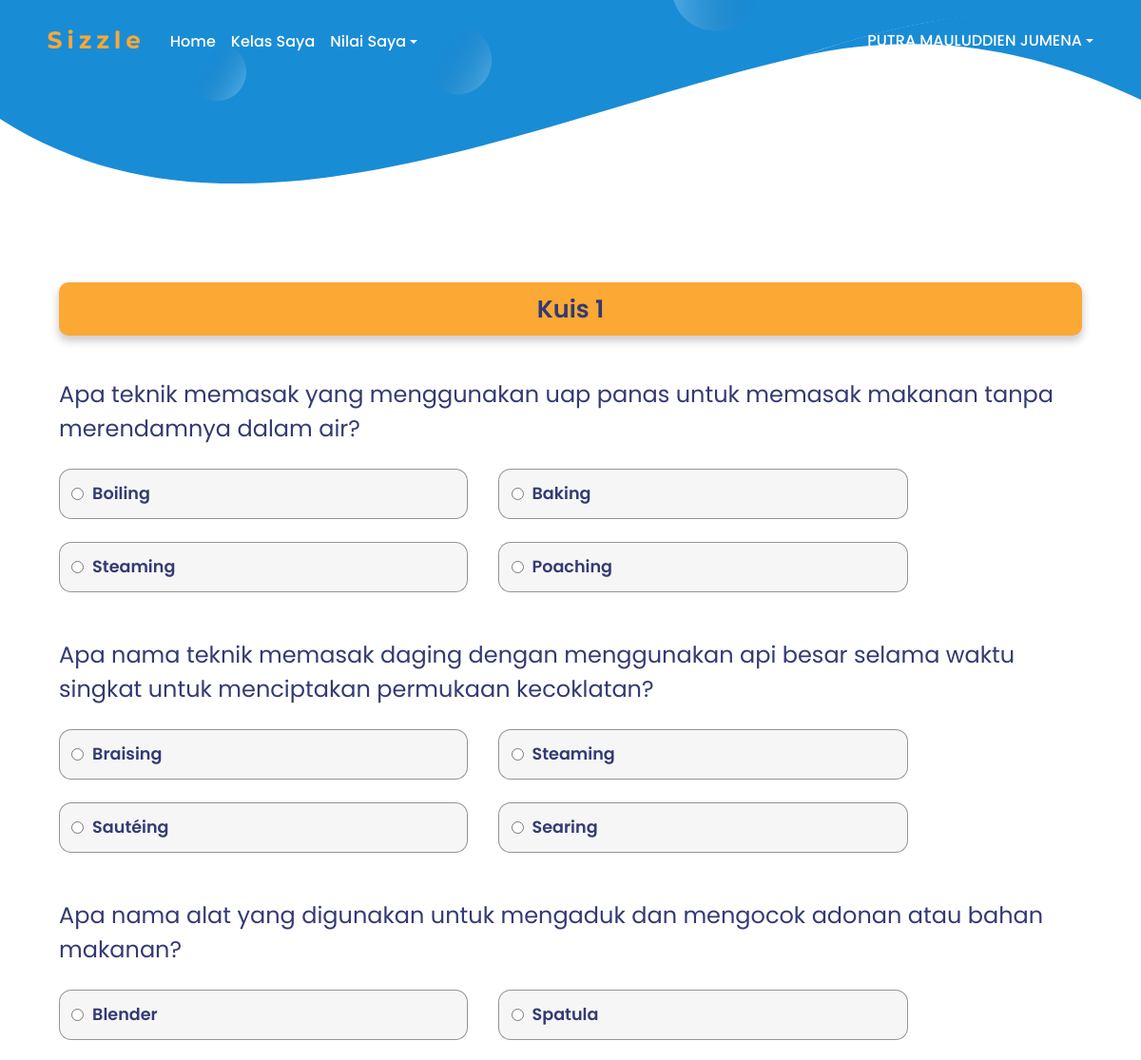
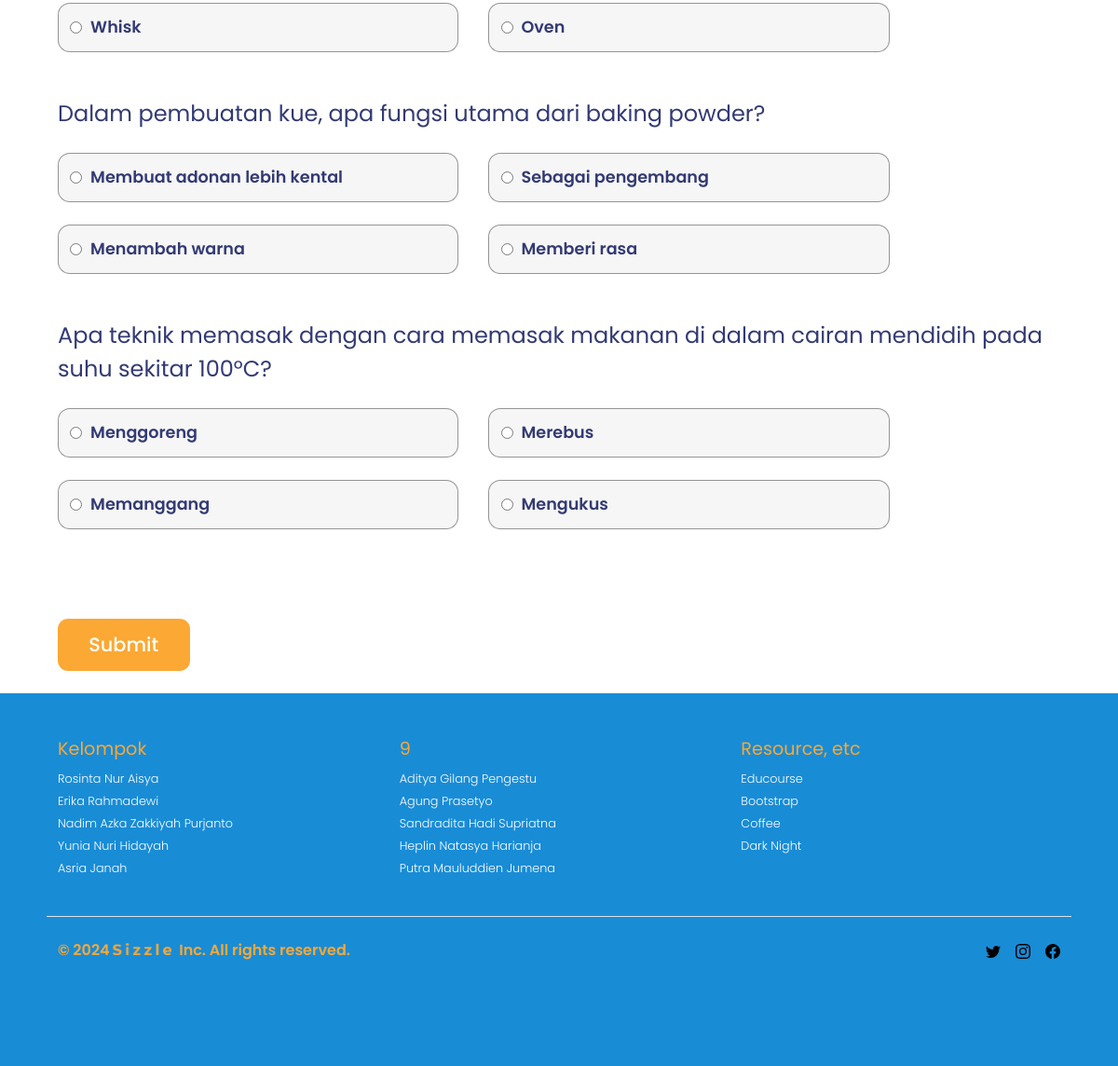
Page /kuis/2/ (signed in) on the committed database (2 pictures, top to bottom).
### app/models.py (models this page shows, shortened)
class Kuis(models.Model):
    pertemuan = models.ForeignKey(Pertemuan, related_name='kuis_set', on_delete=models.CASCADE)
    judul = models.CharField(max_length=100)
    deskripsi = models.TextField()

class Pertanyaan(models.Model):
    kuis = models.ForeignKey(Kuis, related_name='pertanyaan_set', on_delete=models.CASCADE)
    teks = models.TextField()

class Pilihan(models.Model):
    pertanyaan = models.ForeignKey(Pertanyaan, related_name='pilihan_set', on_delete=models.CASCADE)
    teks = models.CharField(max_length=200)
    benar = models.BooleanField(default=False)

### app/views.py (the view)
# urls.py: path('kuis/<int:kuis_id>/', views.kuis_detail, name='kuis_detail'),
@login_required
def kuis_detail(request, kuis_id):
    kuis = get_object_or_404(Kuis, id=kuis_id)
    user = request.user
    if HasilKuis.objects.filter(user=user, kuis=kuis).exists():
        return redirect('kuis_hasil', kuis_id=kuis.id)
    pertanyaan_set = kuis.pertanyaan_set.all()
    if request.method == 'POST':
        form = KuisForm(request.POST, pertanyaan_set=pertanyaan_set)
        if form.is_valid():
            skor = 0
            for i, pertanyaan in enumerate(pertanyaan_set):
                pilihan_id = form.cleaned_data[f'pertanyaan_{i}']
                pilihan = get_object_or_404(Pilihan, id=pilihan_id)
                if pilihan.benar:
                    skor += 1
            skor_total = (skor / len(pertanyaan_set)) * 100
            HasilKuis.objects.create(user=user, kuis=kuis, skor=skor_total)
            return redirect('kuis_hasil', kuis_id=kuis.id)
    else:
        form = KuisForm(pertanyaan_set=pertanyaan_set)
    context = {
        'kuis': kuis,
        'form': form,
    }
    return render(request, 'kuis_detail.html', context)

### app/forms.py
class KuisForm(forms.Form):
    def __init__(self, *args, **kwargs):
        pertanyaan_set = kwargs.pop('pertanyaan_set')
        super(KuisForm, self).__init__(*args, **kwargs)
        for i, pertanyaan in enumerate(pertanyaan_set):
            self.fields[f'pertanyaan_{i}'] = forms.ChoiceField(
                label=pertanyaan.teks,
                choices=[(pilihan.id, pilihan.teks) for pilihan in pertanyaan.pilihan_set.all()],
                widget=forms.RadioSelect,
                required=True
            )

### templates/kuis_detail.html (shortened to what this page needs)
<!DOCTYPE html>
{% extends 'base_user.html' %}
{% load static %}
{% block body_block %}
<div class="container quiz-container mt-5">
    <h2 class="quiz-part">{{ kuis.judul }}</h2>
    <form method="post">
        <div class="question-wrapper">
            {% for field in form %}
                <fieldset>
                    <legend class="soal">{{ field.label }}</legend>
                    <div class="checkbox-wrapper mb-5">
                        {% for widget in field %}
                            <label>
                                {{ widget.tag }}
                                {{ widget.choice_label }}
                            </label>
                        {% endfor %}
                    </div>
                </fieldset>
            {% endfor %}
        </div>
        <button type="submit" class="btn">Submit</button>
    </form>
</div>
{% endblock %}

### templates/base_user.html (shortened to what this page needs)
<!DOCTYPE html>
{% load static %}
<html lang="en">
<head>
    <link rel="stylesheet" href="https://cdn.jsdelivr.net/npm/bootstrap-icons@1.11.3/font/bootstrap-icons.min.css" />
    <link href="{% static 'css/bootstrap.min.css' %}" rel="stylesheet">
    <link href="{% static 'css/base.css' %}" rel="stylesheet">
    <link href="{% static 'css/custom.css' %}" rel="stylesheet">
</head>
<header class="mb-5 py-3 px-3">
    <nav class="navbar navbar-expand-lg">
        <div class="nav d-flex flex-wrap">
            <a href="{% url 'index' %}">
                <img src="{% static 'images/sizzle_text.png' %}" alt="Logo" class="me-4 mb-2" height="20">
            </a>
            <div class="collapse navbar-collapse" id="navbarsExample09">
                <ul class="navbar-nav me-auto mb-2 mb-lg-0">
                    <li class="nav-item">
                        <a class="nav-link" href="{% url 'index' %}">Home</a>
                    </li>
                    <li class="nav-item">
                        <a class="nav-link" href="{% url 'kelas_saya' %}">Kelas Saya</a>
                    </li>
                    <div class="dropdown-center">
                        <li class="nav-item dropdown">
                            <a class="nav-link d-flex align-items-center text-decoration-none dropdown-toggle"
                                href="{% url 'coming_soon' %}" data-bs-toggle="dropdown" aria-expanded="false">Nilai Saya</a>
                        </li>
                    </div>
                </ul>
                {% if user.is_authenticated %}
                <div class="dropdown-center mb-1">
                    <a href="#" class="d-flex align-items-center text-decoration-none dropdown-toggle"
                        data-bs-toggle="dropdown" aria-expanded="false">
                        {{ request.user.first_name|upper }} {{ request.user.last_name|upper }}
                    </a>
                </div>
                {% else %}
                <a href="{% url 'login' %}" class="btn">Masuk</a>
                <a href="{% url 'register' %}" class="btn">Daftar</a>
                {% endif %}
            </div>
        </div>
    </nav>
</header>
<main>
    <section class="head-banner">
        <img src="{% static 'images/head-banner.svg' %}" alt="">
    </section>
    <div class="content">
        {% block body_block %}{% endblock %}
    </div>
</main>
<br>
<div class="footer-container">
    <footer class="container py-5">
        <div class="row">
            <div class="col-4 col-md">
                <h5>Kelompok</h5>
                <ul class="list-unstyled text-small">
                    <li><a class="text-decoration-none" href="https://www.instagram.com/sya_isy/">Rosinta
                            Nur
                            Aisya</a></li>
                    <li><a class="text-decoration-none" href="https://www.instagram.com/erikaradw/">Erika
                            Rahmadewi</a></li>
                    <li><a class="text-decoration-none" href="https://www.instagram.com/nazkact/">Nadim
                            Azka
                            Zakkiyah Purjanto</a></li>
                    <li><a class="text-decoration-none" href="https://www.instagram.com/yunianuri_/">Yunia Nuri
                            Hidayah</a></li>
                    <li><a class="text-decoration-none" href="https://www.instagram.com/asria_janah/">Asria
                            Janah</a></li>
                </ul>
            </div>
            <div class="col-4 col-md">
                <h5>9</h5>
                <ul class="list-unstyled text-small">
                    <li><a class="text-decoration-none" href="https://www.instagram.com/_glng7/">Aditya
                            Gilang
                            Pengestu</a></li>
                    <li><a class="text-decoration-none" href="https://www.instagram.com/agungpraz31/">Agung
                            Prasetyo</a></li>
                    <li><a class="text-decoration-none" href="https://www.instagram.com/sandraahadid">Sandradita
                            Hadi Supriatna</a></li>
                    <li><a class="text-decoration-none" href="https://www.instagram.com/havyolo/">Heplin
                            Natasya
                            Harianja</a></li>
                    <li><a class="text-decoration-none" href="https://www.instagram.com/putramlddien/">Putra
                            Mauluddien Jumena</a></li>
                </ul>
            </div>
            <div class="col-4 col-md">
                <h5>Resource, etc</h5>
                <ul class="list-unstyled text-small">
                    <li><a class="text-decoration-none" href="https://educourse.id/">Educourse</a></li>
                    <li><a class="text-decoration-none" href="https://getbootstrap.com/">Bootstrap</a>
                    </li>
                    <li><a class="text-decoration-none" href="#">Coffee</a></li>
                    <li><a class="text-decoration-none" href="#">Dark Night</a></li>
                </ul>
            </div>
            <div class="d-flex flex-column flex-sm-row justify-content-between py-4 my-4 border-top">
                <p>&copy; 2024 <img src="{% static 'images/sizzle_text.png' %}" alt="Logo" class="me-1 mb-1"
                        height="13"> Inc. All
                    rights reserved.</p>
                <ul class="list-unstyled d-flex">
                    <li class="ms-3"><a class="link-body-emphasis" href="https://www.instagram.com/putramlddien/"></a></li>
                    <li class="ms-3"><a class="link-body-emphasis" href="https://www.instagram.com/putramlddien/"></a></li>
                    <li class="ms-3"><a class="link-body-emphasis" href="https://www.instagram.com/putramlddien/"></a></li>
                </ul>
            </div>
        </div>
    </footer>
</div>
</body>
</html>

### static/css/base.css (style rules this page uses)
:root { scroll-behavior: smooth; }
.container { max-width: 1100px; padding-top: 10em; }
.nav { max-width: 1100px; display: flex; justify-content: space-between; align-items: center; }
nav > div { width: 100%; padding-right: var(24px, 0.75rem); padding-left: var(24px, 0.75rem); margin-right: auto; margin-left: auto; }
nav > div > a { display: flex; justify-content: center; align-items: center; }
@media (min-width: 768px) { nav > div { max-width: 720px; } }
@media (min-width: 992px) { nav > div { max-width: 960px; } }
@media (min-width: 1200px) { nav > div { max-width: 1140px; } }
header { position: sticky; top: 0; z-index: 2; transition: background-color 0.3s ease; }
section.head-banner { width: 100%; position: absolute; top: 0; left: 0; right: 0; overflow: hidden; margin-top: -285px; z-index: -2; }
section.head-banner > img { width: 100%; height: 100%; position: relative; overflow: hidden; object-position: center; }
.nav-item > a { font-family: var(--Poppins); color: #ffffff; font-weight: 500; }
.navbar-nav .nav-link { border-bottom: 0.1rem solid transparent; }
.btn { background-color: #fba834; color: #ffffff; font-family: var(--Poppins); display: inline-block; padding: 0.75rem 1.2rem; font-size: 0.9rem; font-weight: 500; line-height: 1.5; text-align: center; text-decoration: none; white-space: nowrap; border-radius: 0.7rem; cursor: pointer; transition: background-color 0.3s ease, color 0.3s ease; border: none; margin-right: 0.5rem; }
.dropdown-center { display: flex; justify-content: center; }
.dropdown-center a { color: #ffffff; text-align: center; font-family: var(--Poppins); font-weight: 500; transition: background-color 0.2s ease, color 0.2s ease; }
.footer-container { background-color: #198cd6; font-family: var(--Poppins); color: #fba834; font-weight: 600; }
.list-unstyled.text-small a { color: #ffffff; font-family: var(--Poppins); font-weight: 300; font-size: 0.8em; }
h2.quiz-part { font-size: 1.6em; width: "100%"; text-align: center; padding: 0.5em; margin-bottom: 1.7em; background-color: #fba834; border-radius: 10px; box-shadow: 0px 5px 8px 1px rgba(0, 0, 0, 0.2); }
div.question-wrapper { margin-bottom: 3em; }
div.question-wrapper > fieldset { color: #333a73; }
div.question-wrapper > fieldset > legend { font-family: var(--Poppins); font-weight: 400; margin-bottom: 1em; }
div.question-wrapper > fieldset > div.checkbox-wrapper { display: flex; flex-direction: row; justify-content: flex-start; flex-wrap: wrap; gap: 1.5em 2em; }
div.question-wrapper > fieldset > div.checkbox-wrapper > label { display: flex; justify-content: flex-start; align-items: center; gap: 0.5em; min-width: 40%; background-color: #f6f6f6; padding: 0.7em; border-radius: 13px; font-size: 1.1em; font-weight: 600; font-family: var(--Poppins); border: 1px solid rgba(0, 0, 0, 0.4); }
div.quiz-container > form > button { background-color: #fba834; font-size: 1.3em; padding: 0.6em 1.6em; }

### static/css/custom.css (style rules this page uses)
:root { --Poppins: 'Poppins', sans-serif; }
h2 { font-family: var(--Poppins); font-weight: 600; font-size: 2rem; color: #333A73; }
h5 { font-family: var(--Poppins); font-weight: 400; font-size: 1.2rem; color: #fba834; }
.navbar-nav .nav-link { position: relative; }

### rows in the picture
Kuis: judul "Kuis 1"
Pertanyaan: label "Apa teknik memasak yang menggunakan uap panas untuk memasak makanan tanpa merendamnya dalam air?"
Pilihan: choice_label "Boiling"
Pilihan: choice_label "Baking"
Pilihan: choice_label "Steaming"
Pilihan: choice_label "Poaching"
Pertanyaan: label "Apa nama teknik memasak daging dengan menggunakan api besar selama waktu singkat untuk menciptakan permukaan kecoklatan?"
Pilihan: choice_label "Braising"
Pilihan: choice_label "Steaming"
Pilihan: choice_label "Sautéing"
Pilihan: choice_label "Searing"
Pertanyaan: label "Apa nama alat yang digunakan untuk mengaduk dan mengocok adonan atau bahan makanan?"
Pilihan: choice_label "Blender"
Pilihan: choice_label "Spatula"
Pilihan: choice_label "Whisk"
Pilihan: choice_label "Oven"
Pertanyaan: label "Dalam pembuatan kue, apa fungsi utama dari baking powder?"
Pilihan: choice_label "Membuat adonan lebih kental"
Pilihan: choice_label "Sebagai pengembang"
Pilihan: choice_label "Menambah warna"
Pilihan: choice_label "Memberi rasa"
Pertanyaan: label "Apa teknik memasak dengan cara memasak makanan di dalam cairan mendidih pada suhu sekitar 100°C?"
Pilihan: choice_label "Menggoreng"
Pilihan: choice_label "Merebus"
Pilihan: choice_label "Memanggang"
Pilihan: choice_label "Mengukus"

### other values in the picture
{{ request.user.first_name|upper }} "PUTRA"
{{ request.user.last_name|upper }} "MAULUDDIEN JUMENA"
